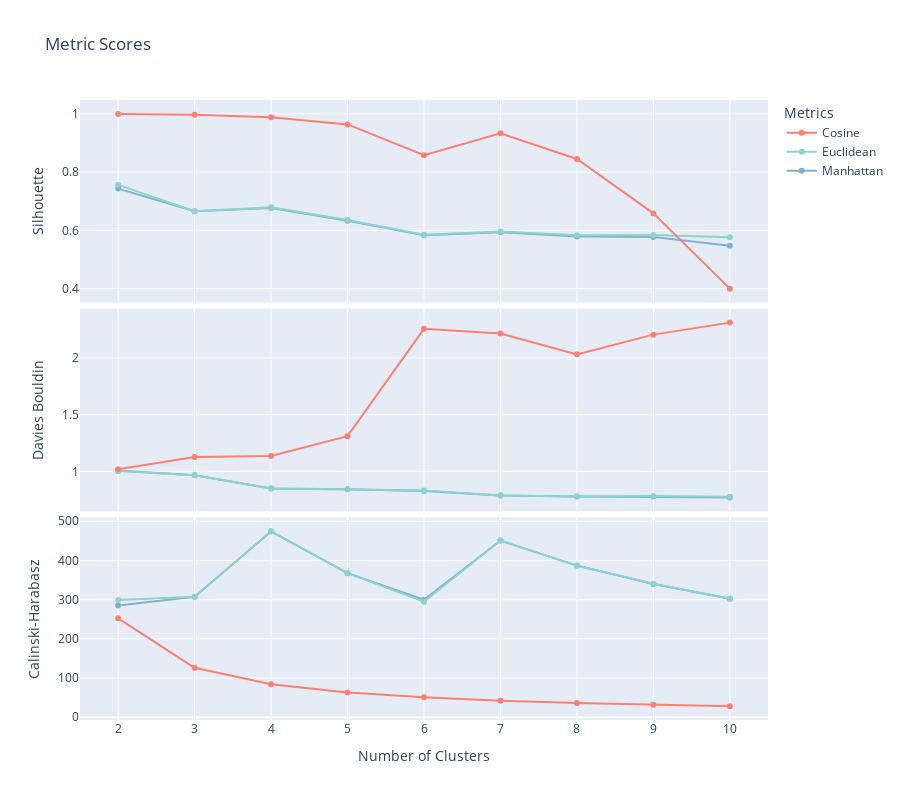

Source (notebook cell):
### Code cell
#creating plot to compare the result
fig = make_subplots(rows=3, cols=1, shared_xaxes=True, vertical_spacing=.01)

for i in kmedoids_metrics:
    for j, k in zip(range(1, 4), ['Silhouette', 'Davies Bouldin', 'Calinski-Harabasz']):
        fig.append_trace(go.Scatter(x=list(number_of_cluster), y=kmedoids_metrics[i][j-1], name=i.title(),
                                    legendgroup=i, line_color=kmedoids_metrics[i][-1],
                                    showlegend=False if j != 1 else True), row=j, col=1)
        fig.update_yaxes(title_text=k, row=j, col=1)

fig.update_xaxes(title_text='Number of Clusters', row=3)
fig.update_layout(height=800, width=900,
                  legend_title_text='Metrics',
                  title_text='Metric Scores',
                  legend_traceorder='reversed')

### Figure 1 — Plotly figure (JSON) as saved in the notebook; plotly's stock layout.template omitted (floating-point values rounded to 4 significant figures)
{"data": [{"legendgroup": "manhattan", "line": {"color": "rgb(128,177,211)"}, "name": "Manhattan", "showlegend": true, "type": "scatter", "x": [2, 3, 4, 5, 6, 7, 8, 9, 10], "xaxis": "x", "y": [0.7433, 0.6655, 0.6764, 0.6333, 0.5833, 0.5937, 0.5787, 0.5773, 0.5474], "yaxis": "y"}, {"legendgroup": "manhattan", "line": {"color": "rgb(128,177,211)"}, "name": "Manhattan", "showlegend": false, "type": "scatter", "x": [2, 3, 4, 5, 6, 7, 8, 9, 10], "xaxis": "x2", "y": [1.008, 0.9665, 0.8493, 0.8428, 0.829, 0.7874, 0.7804, 0.7787, 0.7718], "yaxis": "y2"}, {"legendgroup": "manhattan", "line": {"color": "rgb(128,177,211)"}, "name": "Manhattan", "showlegend": false, "type": "scatter", "x": [2, 3, 4, 5, 6, 7, 8, 9, 10], "xaxis": "x3", "y": [285.1, 307.2, 474.2, 367.6, 299.8, 450.7, 386.9, 339.7, 302.0], "yaxis": "y3"}, {"legendgroup": "euclidean", "line": {"color": "rgb(141,211,199)"}, "name": "Euclidean", "showlegend": true, "type": "scatter", "x": [2, 3, 4, 5, 6, 7, 8, 9, 10], "xaxis": "x", "y": [0.7561, 0.6659, 0.6791, 0.6357, 0.5853, 0.5965, 0.5831, 0.5845, 0.5763], "yaxis": "y"}, {"legendgroup": "euclidean", "line": {"color": "rgb(141,211,199)"}, "name": "Euclidean", "showlegend": false, "type": "scatter", "x": [2, 3, 4, 5, 6, 7, 8, 9, 10], "xaxis": "x2", "y": [1.003, 0.9665, 0.8497, 0.843, 0.8327, 0.7876, 0.7796, 0.7835, 0.7777], "yaxis": "y2"}, {"legendgroup": "euclidean", "line": {"color": "rgb(141,211,199)"}, "name": "Euclidean", "showlegend": false, "type": "scatter", "x": [2, 3, 4, 5, 6, 7, 8, 9, 10], "xaxis": "x3", "y": [299.0, 307.2, 474.3, 367.7, 294.7, 450.8, 386.7, 340.4, 302.7], "yaxis": "y3"}, {"legendgroup": "cosine", "line": {"color": "rgb(251,128,114)"}, "name": "Cosine", "showlegend": true, "type": "scatter", "x": [2, 3, 4, 5, 6, 7, 8, 9, 10], "xaxis": "x", "y": [0.9998, 0.9968, 0.9884, 0.9637, 0.858, 0.9331, 0.845, 0.6583, 0.3999], "yaxis": "y"}, {"legendgroup": "cosine", "line": {"color": "rgb(251,128,114)"}, "name": "Cosine", "showlegend": false, "type": "scatter", "x": [2, 3, 4, 5, 6, 7, 8, 9, 10], "xaxis": "x2", "y": [1.02, 1.128, 1.136, 1.311, 2.256, 2.215, 2.031, 2.205, 2.311], "yaxis": "y2"}, {"legendgroup": "cosine", "line": {"color": "rgb(251,128,114)"}, "name": "Cosine", "showlegend": false, "type": "scatter", "x": [2, 3, 4, 5, 6, 7, 8, 9, 10], "xaxis": "x3", "y": [252.2, 126.1, 84.16, 63.22, 50.68, 42.23, 36.25, 31.73, 28.21], "yaxis": "y3"}], "layout": {"height": 800, "legend": {"title": {"text": "Metrics"}, "traceorder": "reversed"}, "title": {"text": "Metric Scores"}, "width": 900, "xaxis": {"anchor": "y", "domain": [0, 1], "matches": "x3", "showticklabels": false}, "xaxis2": {"anchor": "y2", "domain": [0, 1], "matches": "x3", "showticklabels": false}, "xaxis3": {"anchor": "y3", "domain": [0, 1], "title": {"text": "Number of Clusters"}}, "yaxis": {"anchor": "x", "domain": [0.6733, 1], "title": {"text": "Silhouette"}}, "yaxis2": {"anchor": "x2", "domain": [0.3367, 0.6633], "title": {"text": "Davies Bouldin"}}, "yaxis3": {"anchor": "x3", "domain": [0, 0.3267], "title": {"text": "Calinski-Harabasz"}}}}
